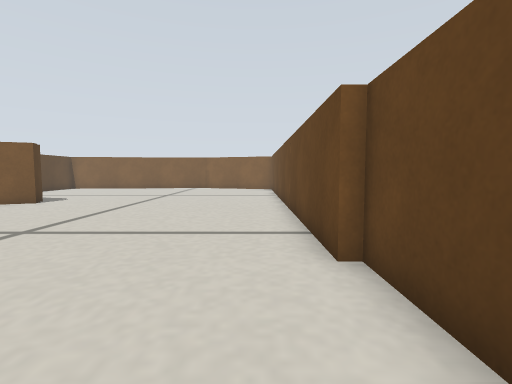
[1] (above)

16 first-person views from a walk through a Gazebo world. The camera is 0.13 m above the floor, tilts 4° down and sees 85° across. The floor is counted in squares, 0.1 m on a side. Each view is taken from the middle of a square. On the plan, view 1 faces up. The plan holds only what a view shows up to about 13 squares ahead; the rest is blank. The robots in the file are not drawn.

[2]
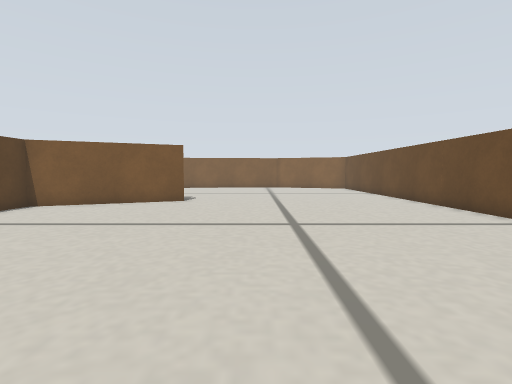

[3]
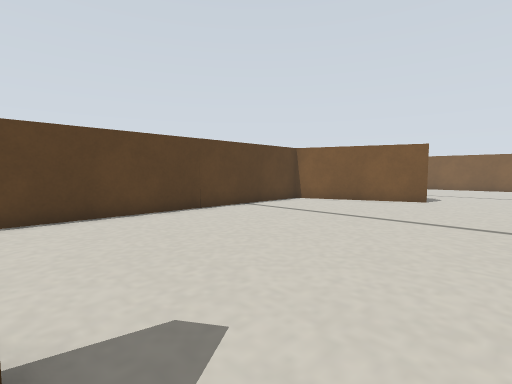

[4]
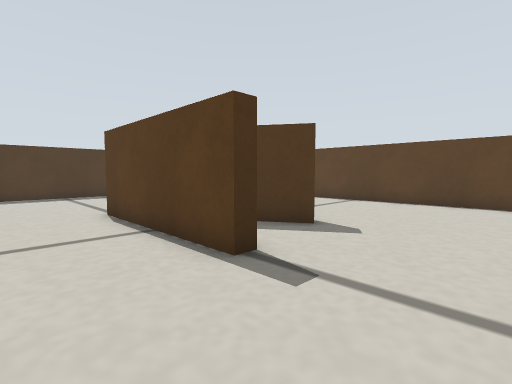

[5]
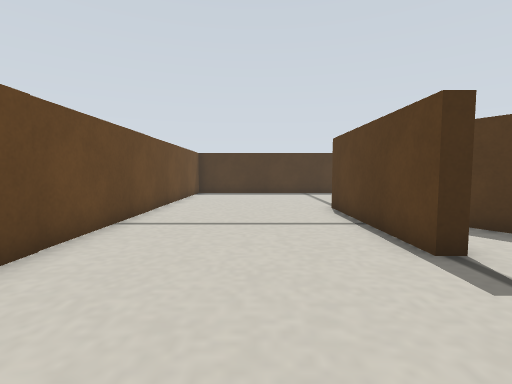

[6]
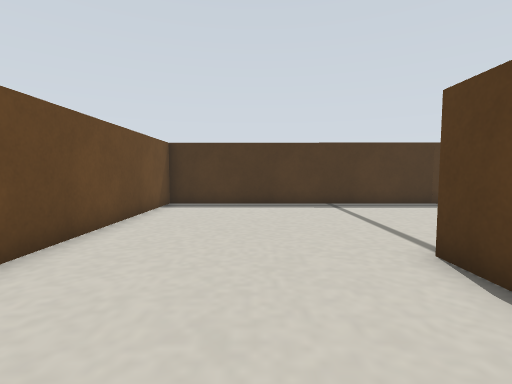

[7]
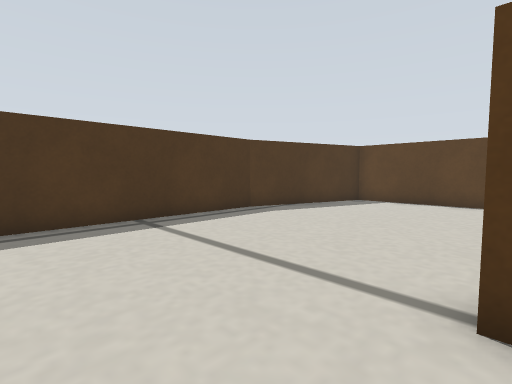

[8]
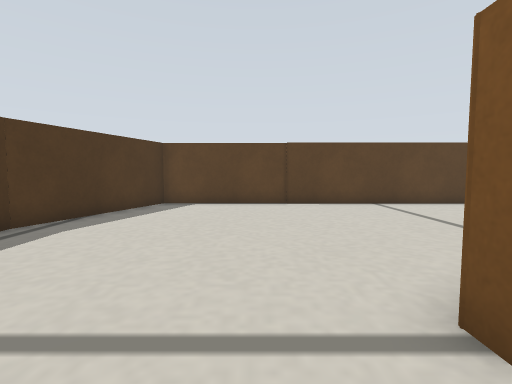

[9]
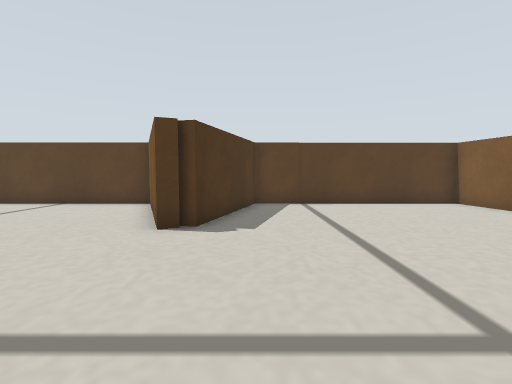

[10]
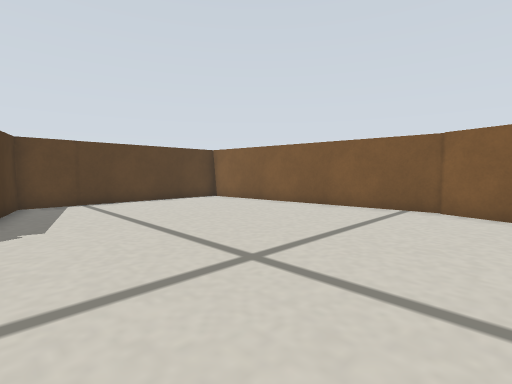

[11]
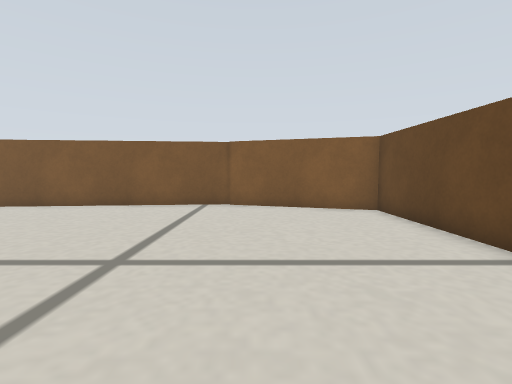

[12]
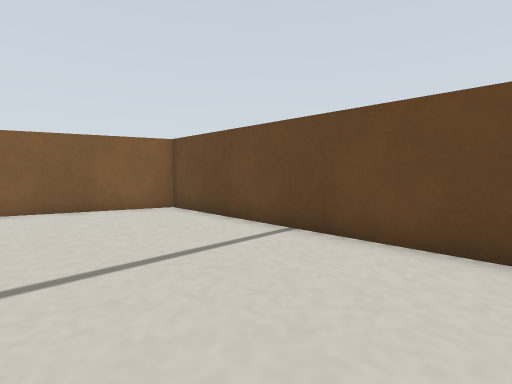

[13]
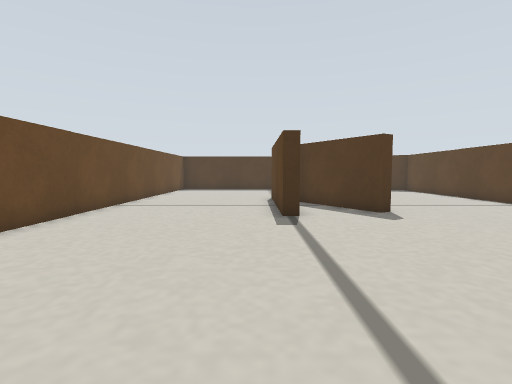

[14]
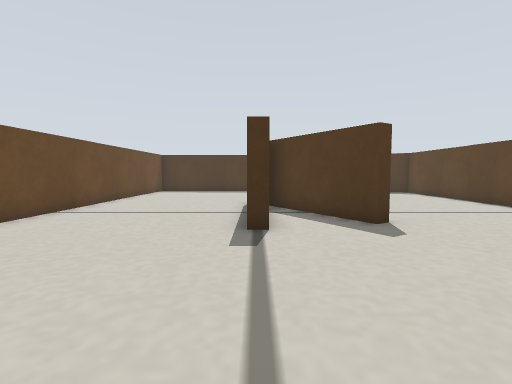

[15]
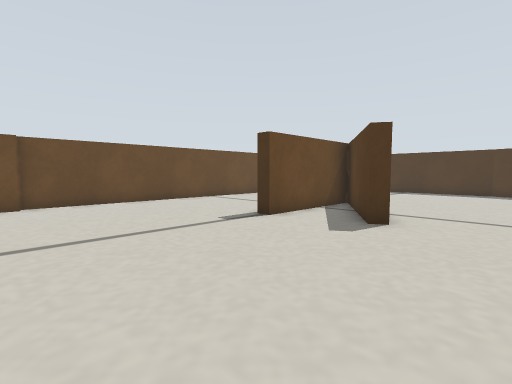

[16]
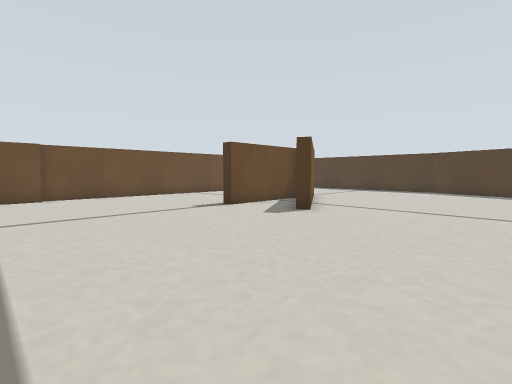

### Floor plan
Points are (right, up) in squares from view 1. A wall is a line through its corners. A room is listed if a view was taken in it or the views show most of it. See-through windows are left out.
Room 1 (views 1, 2, 3, 4, 5, 6, 7, 8, 9, 10, 11, 12, 13, 14, 15, 16)
walls: (-7.1, -4.4) (-8.5, -2.2) (-8.1, -2) (-5.3, -6.3) (-5.3, -1.3) (-4.8, -1.3) (-4.8, -7.3) (-5.4, -7.3); (-9.5, 12.3) (-9.3, 11.7) (-14.7, 9.5) (-14.7, -12.9) (-9.3, -14.7) (1.6, -14.7) (1.6, 4) (1.2, 4) (1.2, 21.6) (-4.1, 23.2); (-4, 23.4) (-14.7, 22.4) (-14.7, 14) (-9.6, 12.6) (-9.8, 12.1)

Positions as (right, up) in squares from view 1, and headings:
1: (0, 0), facing up
2: (-6, -1), facing up
3: (-6, -2), facing up-left
4: (-2, 2), facing down-left
5: (-2, 3), facing down
6: (-2, -3), facing down
7: (-2, -7), facing down-left
8: (-3, -9), facing left
9: (-3, 14), facing left
10: (-2, 13), facing up-left
11: (-3, 12), facing up
12: (-4, 12), facing up-right
13: (-4, 7), facing down
14: (-5, 5), facing down
15: (-11, 5), facing down-right
16: (-14, 6), facing down-right
